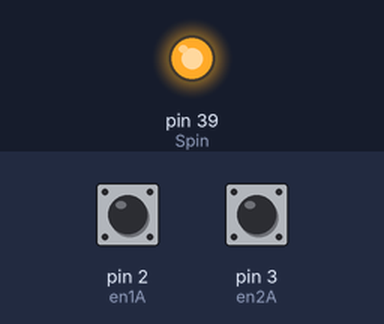
Recording of a sketch running on a simulated Arduino Mega 2560, built with avr-gcc and run on an emulated ATmega2560. Parts: output pins drawn as LEDs (lit = HIGH). The test bench sets the inputs (shaded band); at power-on: pin 2 (en1A) HIGH, pin 3 (en2A) HIGH. The ROS host is connected and sends only what is stated.

Above: at 0.01 s.
At 0.8 s:
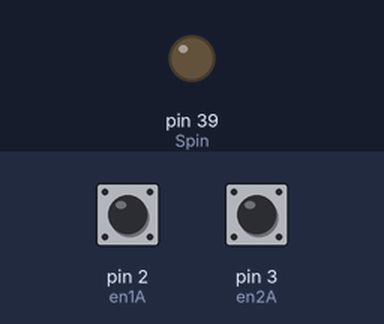
Timing chart, 0 to 2.3 s (numbered marks = the images above):
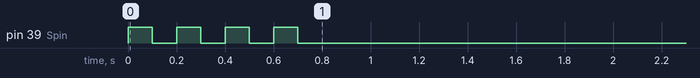

The sketch:

encoders.ino
```cpp
#include <ros.h>
#include <std_msgs/Float32.h>
#include <std_msgs/Int8.h>
#include <geometry_msgs/Vector3.h>
#include <rosserial_arduino/Adc.h>

#include <avr/io.h>
#include <avr/sfr_defs.h>
#define sbi(port,bit) (port) |= (1 << (bit))
#define cbi(port,bit) (port) &= ~(1 << (bit))
// ros
ros::NodeHandle nh;
geometry_msgs::Vector3 en;

ros::Publisher encoder("encoder", &en);


// Encoder pin
#define en1A 2
#define en1B 4
#define en2A 3
#define en2B 5

volatile long en1Pos=0, en2Pos=0;
volatile long pen1Pos=0, pen2Pos=0;

void Int_En()
{
  pinMode(en1A, INPUT_PULLUP);
  pinMode(en1B, INPUT_PULLUP);
  pinMode(en2A, INPUT_PULLUP);
  pinMode(en2B, INPUT_PULLUP);
  attachInterrupt(0, encoder1, FALLING);               // update encoder position
  attachInterrupt(1, encoder2, FALLING);
}
// speaker
#define Spin 39
void bip(int n,int timeDelay)
{
  while(n-->=0){
    digitalWrite(Spin, HIGH);   // turn the LED on (HIGH is the voltage level)
    delay(timeDelay);                       // wait for a second
    digitalWrite(Spin, LOW);    // turn the LED off by making the voltage LOW
    delay(timeDelay);
  }
}

void setup() {
  pinMode(Spin, OUTPUT); // speaker
  Int_En();
  bip(3,100);
  nh.initNode();
  nh.advertise(encoder);
}

void loop() {
  en.x=en1Pos;
  en.y=en2Pos;
  encoder.publish(&en);
  nh.spinOnce();
  delay(10); // delay for 10 ms
}

void encoder1()  {
  if (PIND & 0b00010000){
    en2Pos--;
    pen2Pos--;
  }
  else{
    en2Pos++;
    pen2Pos++;
  }
}
void encoder2()  {
  if (PIND & 0b00100000)    {
    en1Pos--;
    pen1Pos--;
  }
  else{
    en1Pos++;
    pen1Pos++;
  }
}
```
